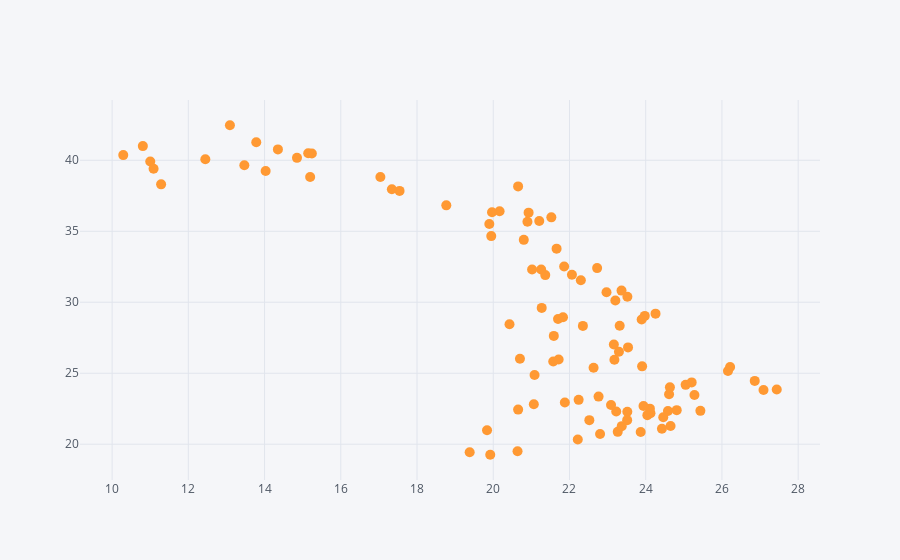

The cell this chart's notebook holds for it:
### Code cell
df.iplot(x = 'A', y = 'B', mode = 'markers', size = 10)
